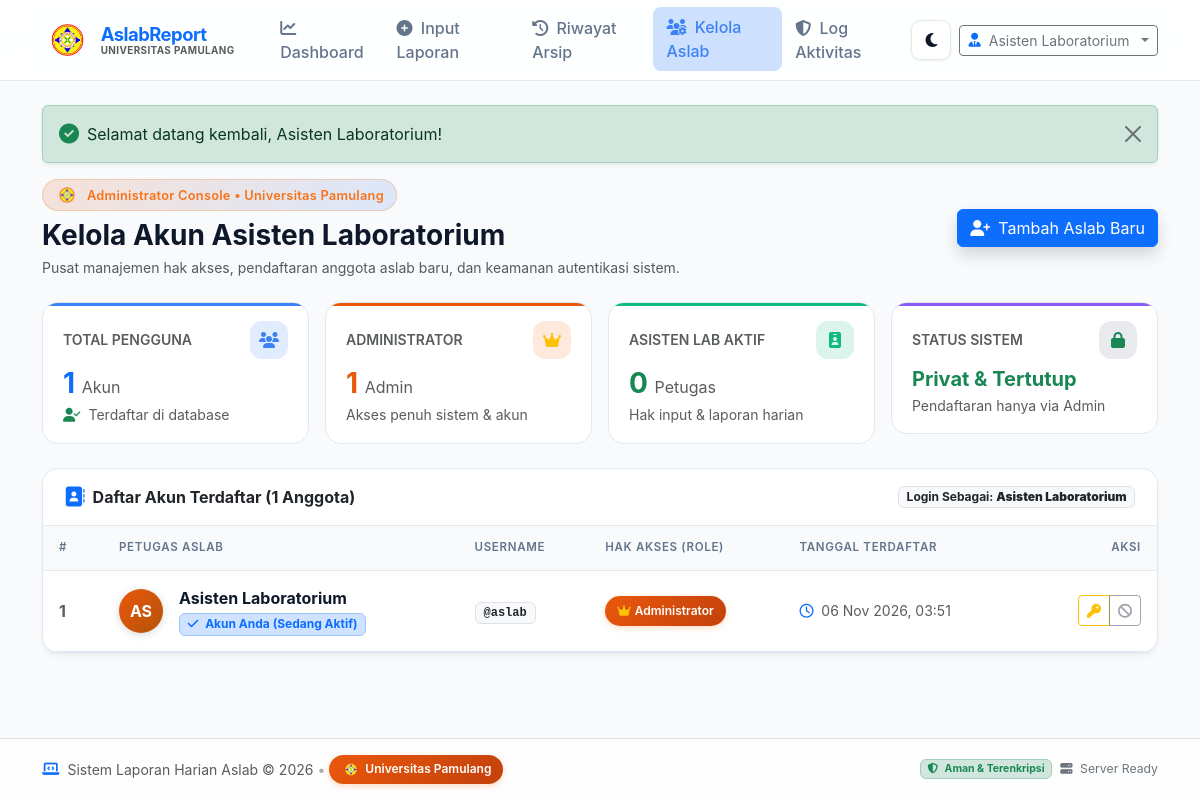
The app's page /kelola-aslab.php (signed in) with its own data.
### tables this page shows
CREATE TABLE IF NOT EXISTS `users` (
    `id` INT AUTO_INCREMENT PRIMARY KEY,
    `username` VARCHAR(50) NOT NULL UNIQUE,
    `password_hash` VARCHAR(255) NOT NULL,
    `nama_lengkap` VARCHAR(100) NOT NULL,
    `role` ENUM('aslab', 'admin') NOT NULL DEFAULT 'aslab',
    `created_at` DATETIME NOT NULL DEFAULT CURRENT_TIMESTAMP
);

### kelola-aslab.php (the view, shortened to what the rows shown need)
<?php
require_once __DIR__ . '/config/security.php';
require_once __DIR__ . '/config/auth.php';
require_once __DIR__ . '/config/logger.php';
$currentUser = current_user();
$stmt_users = $pdo->query("SELECT `id`, `username`, `nama_lengkap`, `role`, `created_at` FROM `users` ORDER BY `id` ASC");
$users = $stmt_users->fetchAll();
require_once __DIR__ . '/includes/header.php';
?>
<div class="animate-fade-up">
    <div class="d-flex flex-column flex-md-row align-items-md-center justify-content-between gap-3 mb-4">
        <div>
            <h2 class="h3 fw-bold mb-1">
                Kelola Akun Asisten Laboratorium
            </h2>
        </div>
    </div>
    <div class="card card-hover-lift">
        <div class="card-header py-3 d-flex justify-content-between align-items-center">
            <span class="badge bg-body-tertiary text-body border small">
                Login Sebagai: <strong><?= e($currentUser['nama_lengkap']) ?></strong>
            </span>
        </div>
        <div class="table-responsive">
            <table class="table table-hover align-middle mb-0">
                <thead>
                    <tr>
                        <th class="ps-3" style="width: 60px;">#</th>
                        <th>Petugas Aslab</th>
                        <th>Username</th>
                        <th>Hak Akses (Role)</th>
                        <th>Tanggal Terdaftar</th>
                        <th class="text-end pe-3" style="width: 140px;">Aksi</th>
                    </tr>
                </thead>
                <tbody>
                    <?php foreach ($users as $idx => $u): ?>
                        <tr>
                            <td class="ps-3 text-muted fw-bold"><?= $idx + 1 ?></td>
                            <td>
                                <div class="d-flex align-items-center gap-3">
                                    <div class="user-avatar-circle <?= $u['role'] === 'admin' ? 'avatar-admin' : 'avatar-aslab' ?>">
                                        <?= strtoupper(substr($u['nama_lengkap'], 0, 2)) ?>
                                    </div>
                                    <div>
                                        <div class="fw-bold text-main"><?= e($u['nama_lengkap']) ?></div>
                                        <?php if ($u['id'] == $currentUser['id']): ?>
                                            <span class="badge bg-primary-subtle text-primary border border-primary-subtle small">
                                                <i class="fa-solid fa-check me-1"></i> Akun Anda (Sedang Aktif)
                                            </span>
                                        <?php endif; ?>
                                    </div>
                                </div>
                            </td>
                            <td>
                                <span class="badge bg-body-tertiary text-body border font-monospace px-2 py-1">
                                    @<?= e($u['username']) ?>
                                </span>
                            </td>
                            <td>
                                <?php if ($u['role'] === 'admin'): ?>
                                    <span class="badge-unpam">
                                        <i class="fa-solid fa-crown me-1 text-warning"></i> Administrator
                                    </span>
                                <?php else: ?>
                                    <span class="badge bg-primary-subtle text-primary border border-primary-subtle px-3 py-1 rounded-pill">
                                        <i class="fa-solid fa-laptop-code me-1"></i> Asisten Lab
                                    </span>
                                <?php endif; ?>
                            </td>
                            <td class="text-muted small">
                                <i class="fa-regular fa-clock me-1 text-primary"></i>
                                <?= date('d M Y, H:i', strtotime($u['created_at'])) ?>
                            </td>
                            <td class="text-end pe-3">
                                <div class="btn-group btn-group-sm">
                                    <button type="button" class="btn btn-outline-warning" title="Reset Password" data-bs-toggle="modal" data-bs-target="#resetModal<?= (int)$u['id'] ?>">
                                        <i class="fa-solid fa-key"></i>
                                    </button>
                                    <?php if ($u['id'] != $currentUser['id']): ?>
                                        <button type="button" class="btn btn-outline-danger" title="Hapus Akun" data-bs-toggle="modal" data-bs-target="#hapusModal<?= (int)$u['id'] ?>">
                                            <i class="fa-solid fa-trash"></i>
                                        </button>
                                    <?php else: ?>
                                        <button type="button" class="btn btn-outline-secondary disabled" title="Tidak dapat menghapus akun sendiri">
                                            <i class="fa-solid fa-ban"></i>
                                        </button>
                                    <?php endif; ?>
                                </div>
                            </td>
                        </tr>
                    <?php endforeach; ?>
                </tbody>
            </table>
        </div>
    </div>
</div>
<?php require_once __DIR__ . '/includes/footer.php'; ?>

### includes/header.php (shortened to what the rows shown need)
<?php
require_once __DIR__ . '/../config/security.php';
require_once __DIR__ . '/../config/auth.php';
require_once __DIR__ . '/../config/logger.php';
$user = current_user();
?>
<!DOCTYPE html>
<html lang="id">
<head>
    <link href="https://cdn.jsdelivr.net/npm/bootstrap@5.3.3/dist/css/bootstrap.min.css" rel="stylesheet">
    <link rel="stylesheet" href="https://cdnjs.cloudflare.com/ajax/libs/font-awesome/6.5.1/css/all.min.css" />
    <link rel="stylesheet" href="assets/css/theme.css">
    <link rel="stylesheet" href="assets/css/animations.css">
    <link rel="stylesheet" href="assets/css/components.css">
    <link rel="stylesheet" href="assets/css/forms.css">
    <link rel="stylesheet" href="assets/css/style.css">
</head>
<body>
    <nav class="navbar navbar-expand-lg sticky-top">
        <div class="container">
            <div class="collapse navbar-collapse" id="navbarContent">
                <div class="d-flex align-items-center gap-2">
                    <?php if ($user): ?>
                        <div class="dropdown">
                            <button class="btn btn-outline-secondary dropdown-toggle btn-sm d-flex align-items-center gap-2" type="button" data-bs-toggle="dropdown" aria-expanded="false">
                                <i class="fa-solid fa-user-tie text-primary"></i>
                                <span><?= e($user['nama_lengkap']) ?></span>
                            </button>
                        </div>
                    <?php else: ?>
                        <a href="login.php" class="btn btn-primary btn-sm">
                            <i class="fa-solid fa-right-to-bracket me-1"></i> Login Aslab
                        </a>
                    <?php endif; ?>
                </div>
            </div>
        </div>
    </nav>
    <main class="container py-4 flex-grow-1 animate-fade-in">

### records on screen
users: nama_lengkap "Asisten Laboratorium", nama_lengkap "AS", shows "Akun Anda (Sedang Aktif)", username "aslab", role "admin" (drawn), created_at "06 Nov 2026, 03:51"

### other values on screen
$flash['message'] "Selamat datang kembali, Asisten Laboratorium!"
count($users) "1"
$count_admin "1"
$count_aslab "0"
